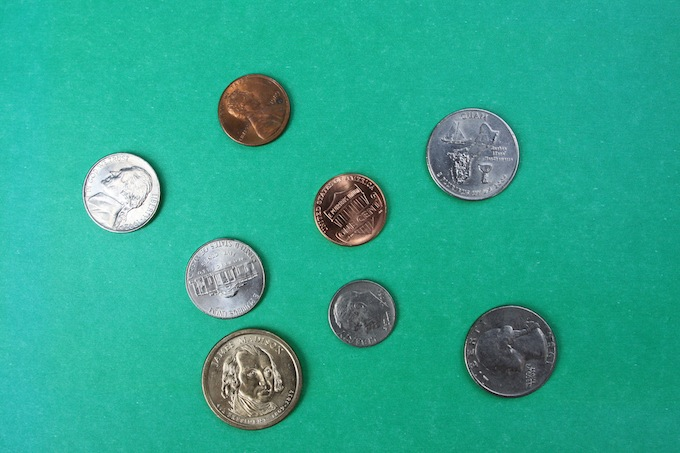
#> input picture TestImages/Coins1.jpg, 680 x 453 px
$ python Milestone3Activity3.py
#> lines starting #> are read from the running program, lines starting #| are printed output that depends on the picture; after the words box and inside, x2 and y2 are one past the last pixel; in counts of white or black regions, pixels touching at a corner belong together
import numpy as np
import cv2

origIm = cv2.imread('TestImages/Coins1.jpg')
#> origIm is the input picture: shape (453, 680, 3); mean B, G, R 143.4, 166.8, 44.8
imHSV = cv2.cvtColor(origIm, cv2.COLOR_BGR2HSV)
#> imHSV: shape (453, 680, 3); mean H, S, V 82.4, 186.9, 168.4

lower_green = np.array([50, 50, 50])
upper_green = np.array([90, 255, 255])

mask1 = cv2.inRange(imHSV, lower_green, upper_green)
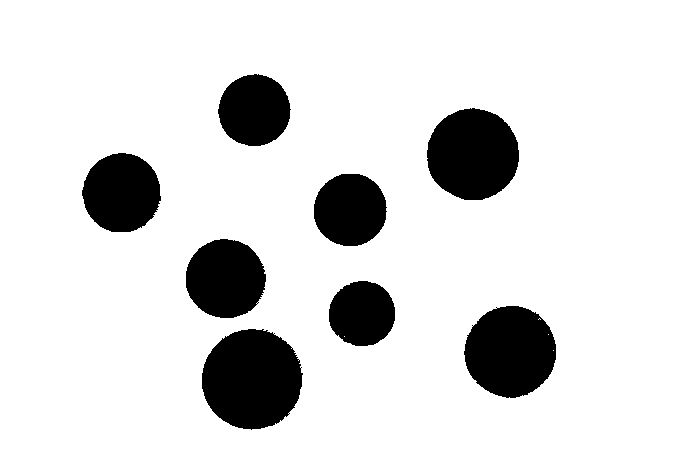
#> mask1: shape (453, 680); 86.2% white; 8 black regions, largest, box (x1, y1, x2, y2) and area: (202, 329, 303, 430) 7905, (427, 108, 519, 200) 6626, (464, 306, 556, 398) 6542

res = cv2.bitwise_and(origIm, origIm, mask=mask1)
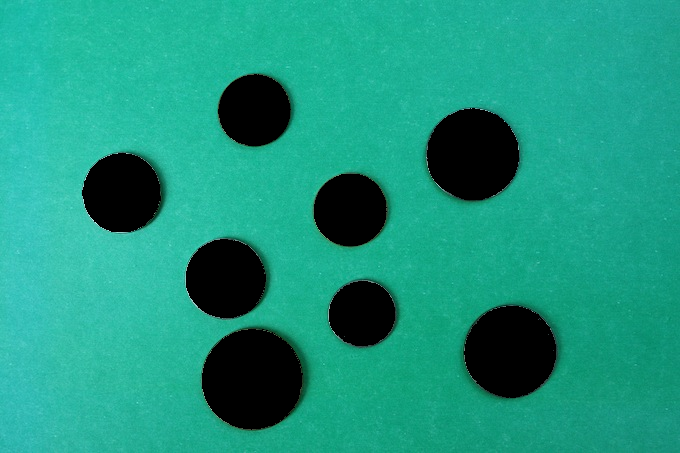
#> res: shape (453, 680, 3); mean B, G, R 126.8, 149.8, 27.2

maskGray = cv2.cvtColor(res, cv2.COLOR_BGR2GRAY)
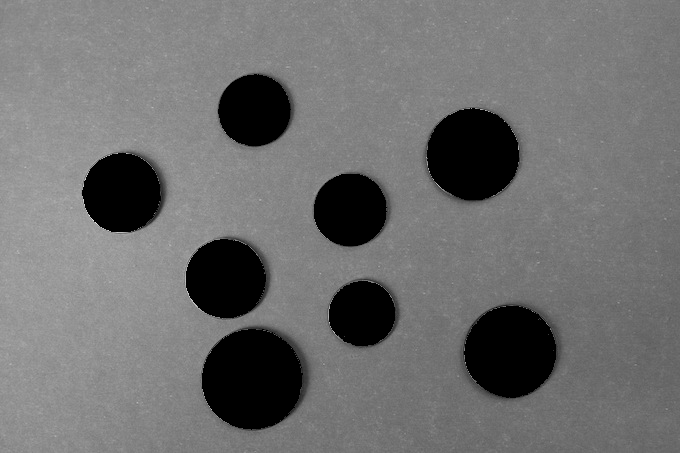
#> maskGray: shape (453, 680); min 0, max 236, mean 110.6

circles = cv2.HoughCircles(maskGray, cv2.HOUGH_GRADIENT, 1, 20, param1=90, param2=35, minRadius=0, maxRadius=350)
#> circles = [[254.5, 109.5, 36.5], [254.5, 378.5, 53], [362.5, 313.5, 32.7], [473.5, 153.5, 45.5], [228.5, 276.5, 41.4], [349.5, 210.5, 36.4], [508.5, 349.5, 45.4], [125.5, 193.5, 42.7]]

if circles is not None:
    for circleSet in circles:
        for circle in circleSet:
            cv2.circle(origIm, (circle[0], circle[1]), circle[2], (0, 255, 0))
#> this loop made 1 pass
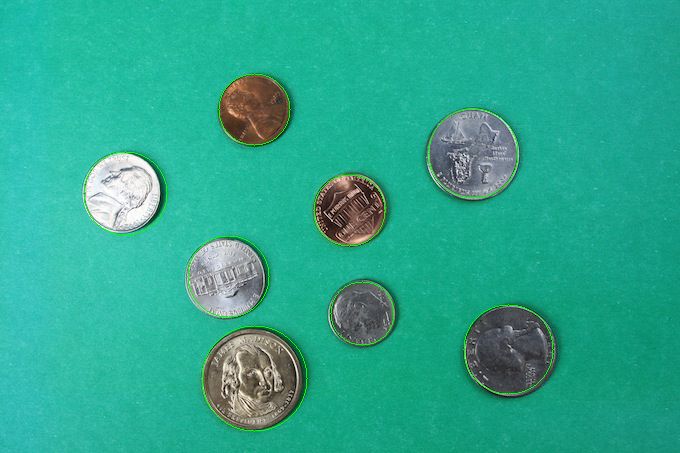
#> origIm: shape (453, 680, 3); 0.6% of pixels changed, all inside (x1, y1, x2, y2) = (83, 73, 554, 432)

cv2.imshow("Image", origIm)
cv2.waitKey(0)
cv2.destroyAllWindows()

$ run again, with TestImages/Coins2.jpg copied over TestImages/Coins1.jpg
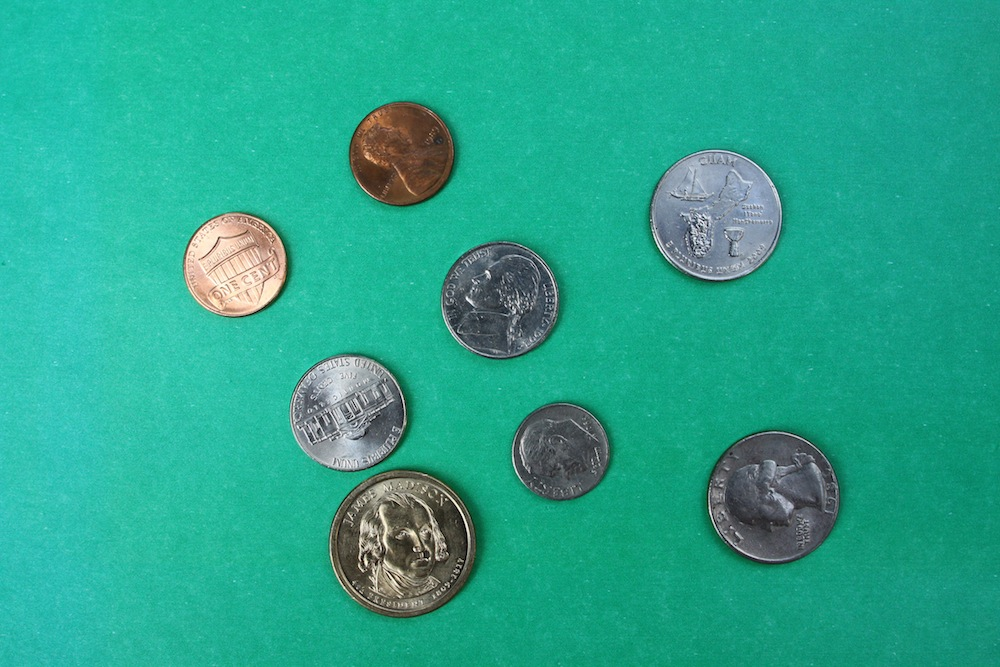
#> input picture TestImages/Coins2.jpg, 1000 x 667 px
#> origIm is the input picture: shape (667, 1000, 3); mean B, G, R 140.5, 165.1, 40.2
#> imHSV: shape (667, 1000, 3); mean H, S, V 82.5, 192.6, 166.7
#> `mask1 = cv2.inRange(imHSV, lower_green, upper_green)`:
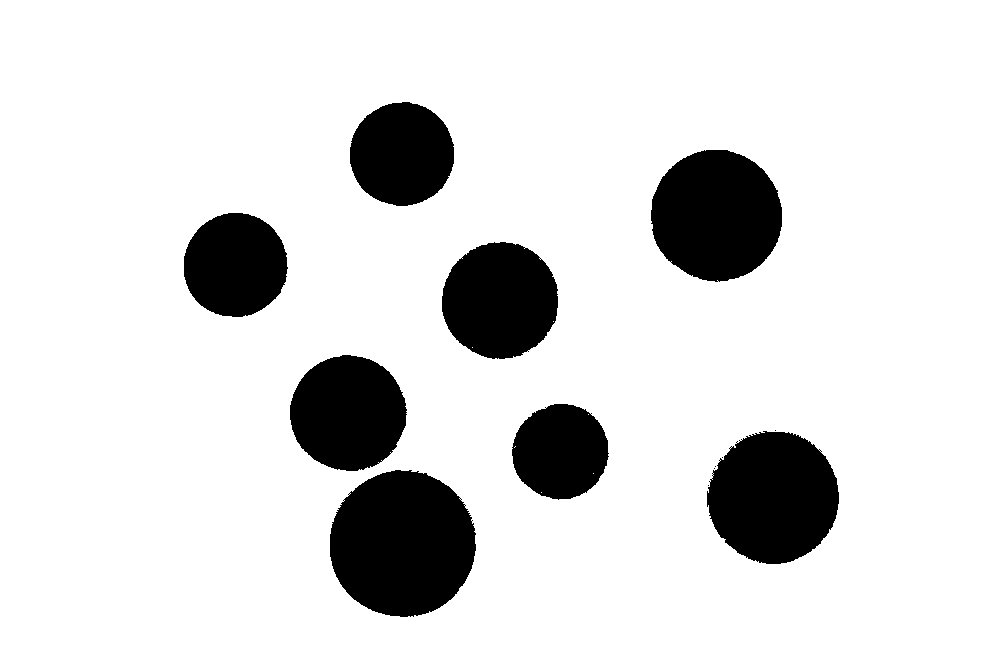
#> mask1: shape (667, 1000); 86.6% white; 13 black regions (5 under 20 px), largest, box (x1, y1, x2, y2) and area: (330, 470, 476, 617) 16813, (651, 150, 782, 282) 13522, (707, 431, 839, 564) 13519
#> circles = 141 rows, first 8: [773.5, 497.5, 65.3], [401.5, 542.5, 73.8], [500.5, 299.5, 57.5], [717.5, 218.5, 69.7], [350.5, 412.5, 60.3], [400.5, 153.5, 52], [561.5, 450.5, 49.8], [236.5, 265.5, 53.7]
#> the loop `for circleSet in circles:` made 1 pass
#> after the loop `for circleSet in circles:`:
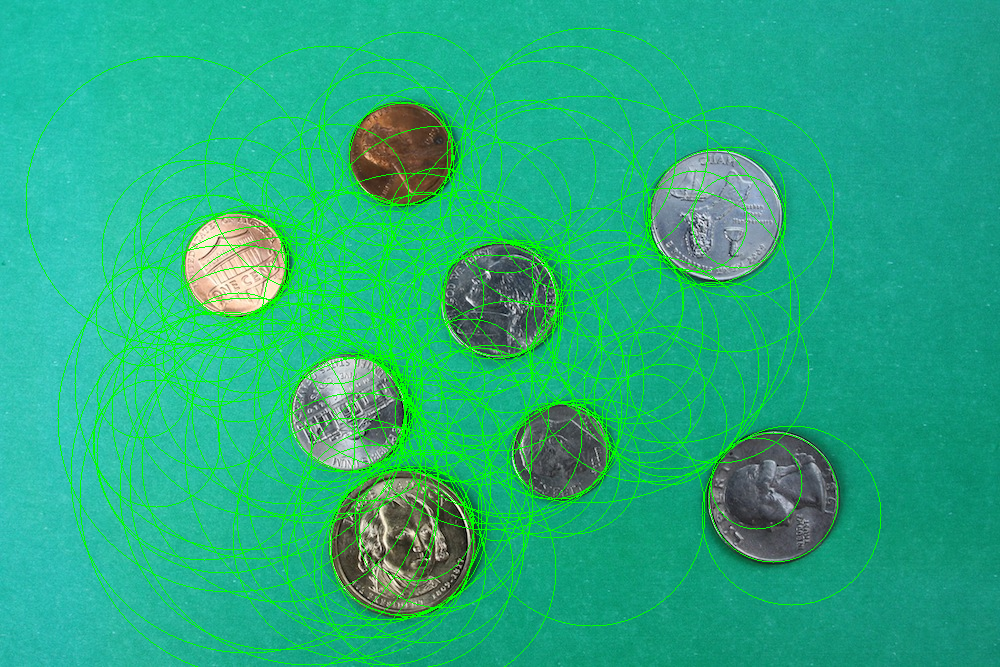
#> origIm: shape (667, 1000, 3); 8.93% of pixels changed, all inside (x1, y1, x2, y2) = (25, 27, 882, 667)
